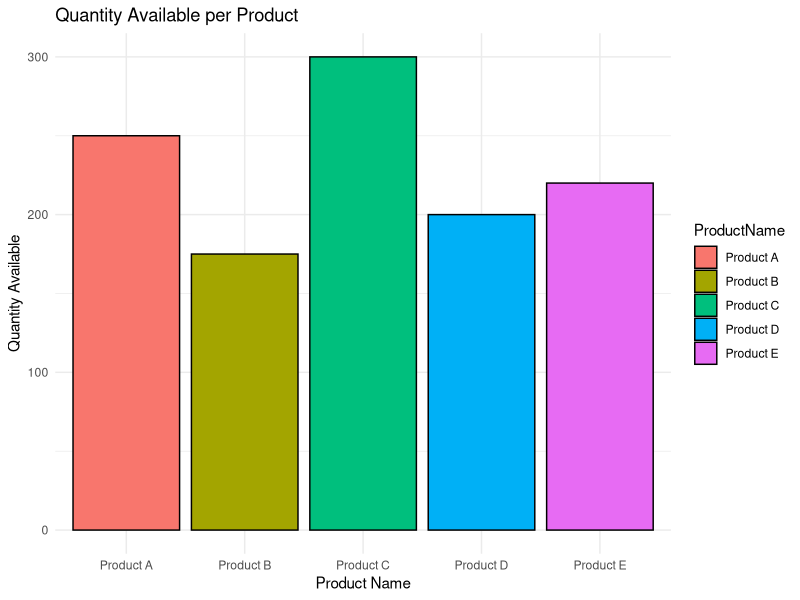
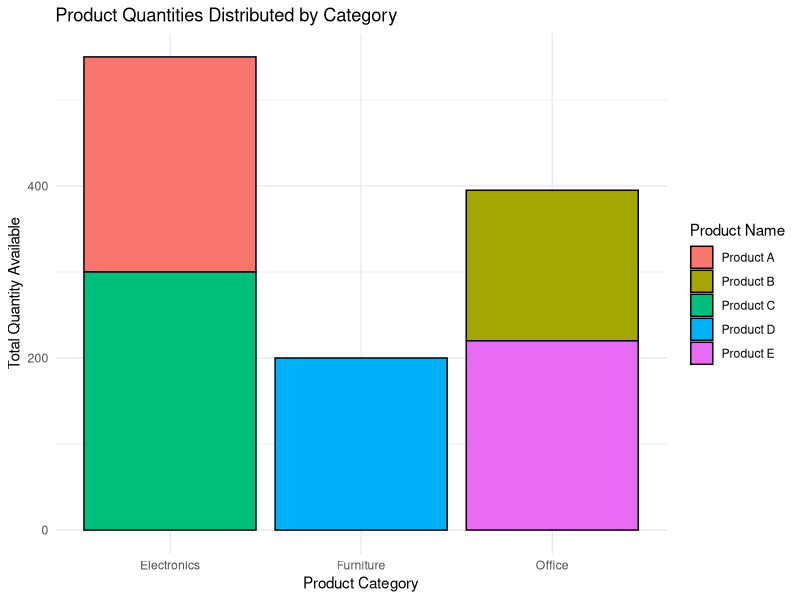
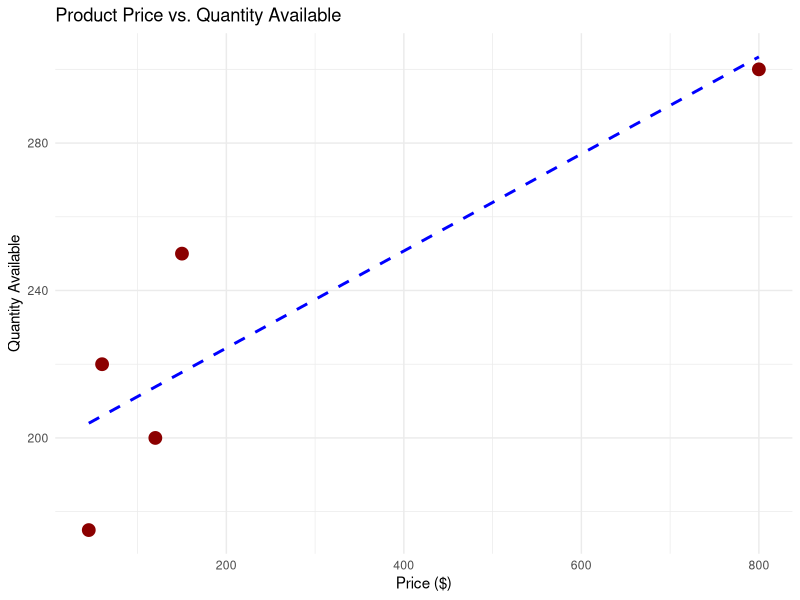

Source code (R) for these figures, in order:
library(ggplot2)
inventory_data <- data.frame(
  ProductID = c(1, 2, 3, 4, 5),
  ProductName = c("Product A", "Product B", "Product C", "Product D", "Product E"),
  QuantityAvailable = c(250, 175, 300, 200, 220),
  Category = c("Electronics", "Office", "Electronics", "Furniture", "Office"), # Mock data
  Price = c(150, 45, 800, 120, 60) # Mock data
)

print("Product Inventory Dataset:")
print(inventory_data)
task1_plot <- ggplot(inventory_data, aes(x = ProductName, y = QuantityAvailable, fill = ProductName)) +
  geom_bar(stat = "identity", color = "black") +
  theme_minimal() +
  labs(title = "Quantity Available per Product", 
       x = "Product Name", 
       y = "Quantity Available")

print(task1_plot)
task2_plot <- ggplot(inventory_data, aes(x = Category, y = QuantityAvailable, fill = ProductName)) +
  geom_bar(stat = "identity", position = "stack", color = "black") +
  theme_minimal() +
  labs(title = "Product Quantities Distributed by Category", 
       x = "Product Category", 
       y = "Total Quantity Available",
       fill = "Product Name")

print(task2_plot)
task3_plot <- ggplot(inventory_data, aes(x = Price, y = QuantityAvailable)) +
  geom_point(color = "darkred", size = 4) +
  geom_smooth(method = "lm", se = FALSE, color = "blue", linetype = "dashed") +
  theme_minimal() +
  labs(title = "Product Price vs. Quantity Available", 
       x = "Price ($)", 
       y = "Quantity Available")

print(task3_plot)
print("Findings: Based on the scatter plot and mock data, there is a loose positive correlation, but in a real-world scenario, we might expect higher-priced items to have lower available quantities.")
